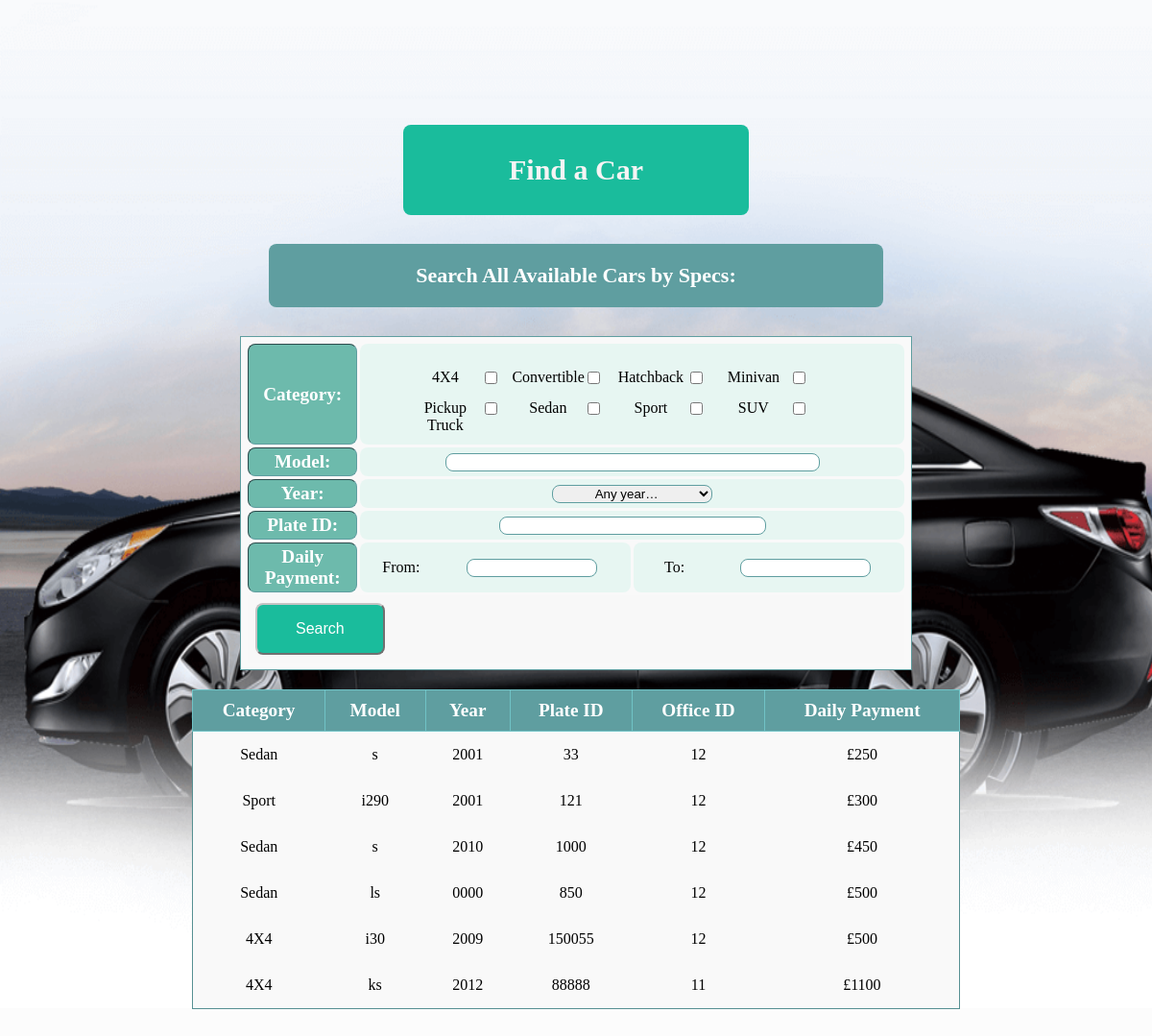
The page /Codes/carsearch_admin.php on the database its author committed.
### tables this page shows
CREATE TABLE `category` (
  `category_name` varchar(255) NOT NULL
);

CREATE TABLE `car` (
  `plate_id` int(11) NOT NULL,
  `model` varchar(255) DEFAULT NULL,
  `office_id` int(11) DEFAULT NULL,
  `category_name` varchar(255) DEFAULT NULL,
  `year` year(4) DEFAULT NULL,
  `daily_price` int(11) NOT NULL,
  `Available` varchar(255) NOT NULL DEFAULT 'yes'
);

### Codes/carsearch_admin.php (the view, shortened to what this page needs)
<!DOCTYPE html>
<?php require_once("functions.php");
$sql = "SELECT DISTINCT c.category_name as category, c.model as Model, c.year as `Year`, c.daily_price as payment,
  c.plate_id as PlateID, c.office_id as OfficeID
 FROM car c
 join office of on of.office_id=c.office_id
 ";
$sql .= " ORDER BY c.daily_price ASC";
$rs = mysqli_query($conn,$sql) or die(mysqli_connect_error());
$rows = mysqli_fetch_array($rs);
?>
<html>
    <head>
        <link rel="stylesheet" href="style1.css">
    </head>
    <body>
        <div id="ph">
            <div id="phin">
                <h2>Find a Car</h2>
                <h3>Search All Available Cars by Specs:</h3>
            </div>
        </div>
        <div id="card1">
            <div id="container">
                <form id="fltrform" name="fltrform" action="" method="get">
                    <table border="1" cellpadding="3" cellspacing="3">
                        <tr>
                        <th class="row" scope="row">Category:</th>
                        <td  class="ip" colspan="8"><?php echo getCategories(); ?></td>
                        </tr>
                        <tr>
                        <th class="row">Model:</th>
                        <td colspan="8" class="ip"><input type="text" name="model" id="model" /></td>
                        </tr>
                        <tr>
                        <th class="row">Year:</th>
                        <td class="ip" colspan="8"><?php echo getYear(); ?></td>
                        </tr>
                        <tr>
                        <th class="row">Plate ID:</th>
                        <td class="ip" colspan="8"><input type="number" name="plate_id" id="plate_id" /></td>
                        <tr>
                            <th class="row">Daily Payment:</th>
                            <td class="ip"><label for="startprice">From:</label><input type="number" name="startprice" id="startprice" value=""/></td>
                            <td class="ip"><label for="endprice">To:</label><input type="number" name="endprice" id="endprice" value=""/></td>
                        </tr>
                        <tr>
                                <td colspan="9"><label for="button" class="btn">
                                    <input type="submit" id="button" value="Search"/>
                                </label></td>
                            </tr>
                    </table>
                </form>
                <?php if($numrows=mysqli_num_rows($rs)) { ?>
                <table border="1" cellpadding="2" cellspacing="2" class="restbl">
                        <tr>
                            <th scope="col" class="rescol">Category</th>
                            <th scope="col" class="rescol">Model</th>
                            <th scope="col" class="rescol">Year</th>
                            <th scope="col" class="rescol">Plate ID</th>
                            <th scope="col" class="rescol">Office ID</th>
                            <th scope="col" class="rescol">Daily Payment</th>
                        </tr>
                        <?php do { ?>
                        <tr>
                            <td><?php echo $rows['category']; ?></td>
                            <td><?php echo $rows['Model']; ?></td>
                            <td><?php echo $rows['Year']; ?></td>
                            <td><?php echo $rows['PlateID']; ?></td>
                            <td><?php echo $rows['OfficeID']; ?></td>
                            <td><?php echo "&pound;".$rows['payment']; ?></td>
                        </tr>
                        <?php }while($rows = mysqli_fetch_array($rs)); ?>
                </table>
                <?php } ?>
            </div>
        </div>
</body>
</html>

### Codes/functions.php (shortened to what this page needs)
<?php
require_once('advsrch.php');
function getYear(){
    global $conn;
$sql = "SELECT DISTINCT * FROM car";
if($result = mysqli_query($conn,$sql))
{
if(mysqli_num_rows($result) > 0){
    echo "<select name=\"year\">";
    echo "<option value=\"\">Any year&hellip;</option>\n";
    echo "</select>";
}
}
}
function getCategories(){
    global $conn;
$sql = "SELECT DISTINCT * FROM category";
if($result = mysqli_query($conn,$sql))
{
if(mysqli_num_rows($result) > 0){
    echo "<ul class=\"chckbx\">";
    while($row = mysqli_fetch_array($result)){
        echo "<li>";
        echo "<input type=\"checkbox\" name=\"category_name-".$row['category_name']."\"
        id=\"category_name-".$row['category_name']."\" value=\"".$row['category_name']."\" />
        <label for=\"category_name-".$row['category_name']."\">".$row['category_name']."</label>";
        echo "</li>";
    }
    echo "</ul>";
}
}
}
?>

### Codes/style1.css (style rules this page uses)
html { background-color: #fcfcfc; }
h2 { width: 30%; margin: 30px auto; padding: 30px; text-align: center; background:#1abc9c; border: #B0C4DE; border-radius: 8px; color: rgb(246, 244, 244); font-size: 30px; font-weight: bold; }
h3 { width: 60%; margin: 30px auto; color:white; background: #5F9EA0; border:1px #569092; border-radius: 8px; text-align: center; font-size: 22px; padding: 20px; }
table { margin:15px auto; width: 70%; border-collapse:separate; border: 1px solid #5F9EA0; background-color: #f9f9f9; padding: 4px; }
.restbl { margin:20px auto; width: 80%; border-collapse:collapse; padding: 1px; border: 1px solid #569092; border-radius: 8px; background-color: #f9f9f9; }
.restbl td { border-collapse:collapse; padding: 15px; border: 1px #70c3c6; background-color: #f9f9f9; }
.rescol { border: 1px solid #70c3c6 ; padding: 10px; background-color: #5F9EA0; color: white; }
.ip { text-align: center; border-radius: 8px; background-color: rgba(229, 246, 241, 0.859); padding: 5px; }
td { text-align: center; font-size: medium; border:none; background-color: #f8f8f8; padding: 8px; color:black; }
.row { text-align: center; background-color: #6dbaac; color:white; border-radius: 8px; }
ul { list-style-type:none; margin: 15px auto; padding: 15px auto; }
li { float: left; display: block; color: black; text-align: center; padding: 6px; text-decoration: none; }
label { color: black; display: block; width: 75px; float: left; }
input[type="submit"] { padding: 16px 40px; background-color: #1abc9c; border-radius: 8px; border-color: rgb(197, 196, 196); color: white; font-size: 16px; margin: 0 auto; }
input[type=text] { width: 70%; box-sizing: border-box; border: 1px solid #5F9EA0; border-radius: 8px; }
input[type="number"] { width: 50%; box-sizing: border-box; border: 1px solid #5F9EA0; border-radius: 8px; }
select { width: 30%; border-radius: 8px; text-align: center; box-sizing: border-box; border: 1px solid #5F9EA0; }

### Codes/carsearch_admin.php (style rules this page uses)
body { margin: 0px; padding: 100px; font-size: 120%; background-image: url("pag.png"); background-repeat: no-repeat; background-size: 1550px 1050px; }

### rows shown on the page
category: category_name "4X4"
category: category_name "Convertible"
category: category_name "Hatchback"
category: category_name "Minivan"
category: category_name "Pickup Truck"
category: category_name "Sedan"
category: category_name "Sport"
category: category_name "SUV"
car: category_name "Sedan", model "s", year "2001", plate_id "33", office "12", daily_price "250"
car: category_name "Sport", model "i290", year "2001", plate_id "121", office "12", daily_price "300"
car: category_name "Sedan", model "s", year "2010", plate_id "1000", office "12", daily_price "450"
car: category_name "Sedan", model "ls", year "0000", plate_id "850", office "12", daily_price "500"
car: category_name "4X4", model "i30", year "2009", plate_id "150055", office "12", daily_price "500"
car: category_name "4X4", model "ks", year "2012", plate_id "88888", office "11", daily_price "1100"
